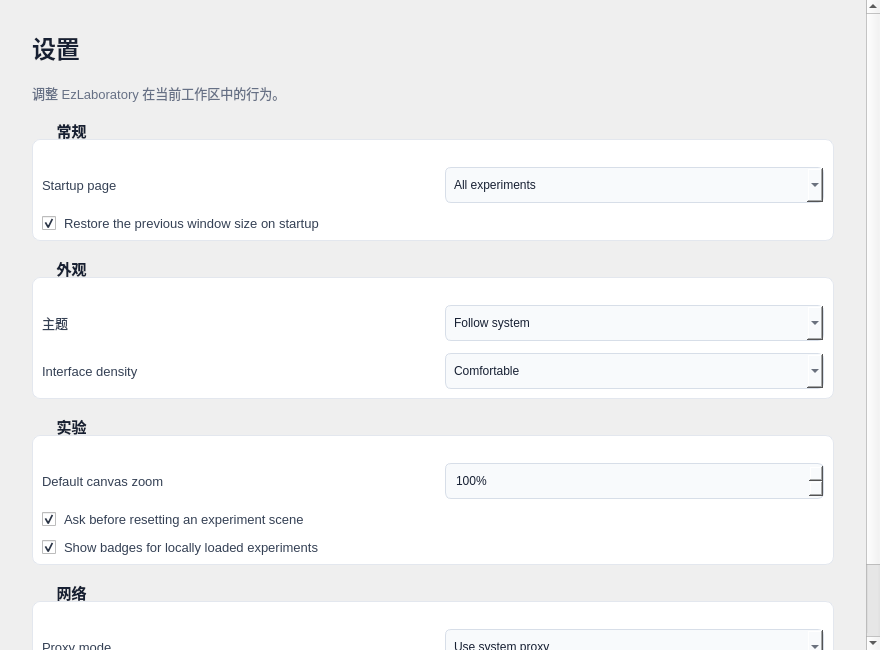
<?xml version="1.0" encoding="UTF-8"?>
<ui version="4.0">
 <class>SettingsPage</class>
 <widget class="QWidget" name="SettingsPage">
  <property name="geometry">
   <rect>
    <x>0</x>
    <y>0</y>
    <width>880</width>
    <height>650</height>
   </rect>
  </property>
  <property name="styleSheet">
   <string notr="true">QWidget#SettingsPage {
    background: #FFFFFF;
}

QLabel#titleLabel {
    color: #172033;
    font-size: 24px;
    font-weight: 700;
}

QLabel#subtitleLabel {
    color: #667085;
    font-size: 13px;
}

QGroupBox {
    background: #FFFFFF;
    border: 1px solid #E3E7EE;
    border-radius: 8px;
    color: #172033;
    font-size: 15px;
    font-weight: 700;
    margin-top: 18px;
    padding-top: 18px;
}

QGroupBox::title {
    subcontrol-origin: margin;
    left: 16px;
    padding: 0 6px;
}

QLabel {
    color: #344054;
    font-size: 13px;
}

QLabel[description=&quot;true&quot;] {
    color: #667085;
    font-size: 12px;
}

QComboBox,
QSpinBox {
    background: #F8FAFC;
    border: 1px solid #D7DEE8;
    border-radius: 6px;
    color: #172033;
    min-height: 30px;
    padding: 2px 8px;
}

QCheckBox {
    color: #344054;
    font-size: 13px;
    spacing: 8px;
}</string>
  </property>
  <layout class="QVBoxLayout" name="rootLayout">
   <property name="spacing">
    <number>0</number>
   </property>
   <property name="leftMargin">
    <number>0</number>
   </property>
   <property name="topMargin">
    <number>0</number>
   </property>
   <property name="rightMargin">
    <number>0</number>
   </property>
   <property name="bottomMargin">
    <number>0</number>
   </property>
   <item>
    <widget class="QScrollArea" name="settingsScrollArea">
     <property name="frameShape">
      <enum>QFrame::Shape::NoFrame</enum>
     </property>
     <property name="horizontalScrollBarPolicy">
      <enum>Qt::ScrollBarPolicy::ScrollBarAlwaysOff</enum>
     </property>
     <property name="widgetResizable">
      <bool>true</bool>
     </property>
     <widget class="QWidget" name="settingsScrollContent">
      <property name="geometry">
       <rect>
        <x>0</x>
        <y>0</y>
        <width>863</width>
        <height>744</height>
       </rect>
      </property>
      <layout class="QVBoxLayout" name="contentLayout">
       <property name="spacing">
        <number>18</number>
       </property>
       <property name="leftMargin">
        <number>32</number>
       </property>
       <property name="topMargin">
        <number>30</number>
       </property>
       <property name="rightMargin">
        <number>32</number>
       </property>
       <property name="bottomMargin">
        <number>32</number>
       </property>
       <item>
        <widget class="QLabel" name="titleLabel">
         <property name="text">
           <string>设置</string>
         </property>
        </widget>
       </item>
       <item>
        <widget class="QLabel" name="subtitleLabel">
         <property name="text">
           <string>调整 EzLaboratory 在当前工作区中的行为。</string>
         </property>
        </widget>
       </item>
       <item>
        <widget class="QGroupBox" name="generalGroupBox">
         <property name="title">
           <string>常规</string>
         </property>
         <layout class="QGridLayout" name="generalLayout">
          <property name="horizontalSpacing">
           <number>24</number>
          </property>
          <property name="verticalSpacing">
           <number>12</number>
          </property>
          <item row="0" column="0">
           <widget class="QLabel" name="startupLabel">
            <property name="text">
             <string>Startup page</string>
            </property>
           </widget>
          </item>
          <item row="0" column="1">
           <widget class="QComboBox" name="startupPageComboBox">
            <item>
             <property name="text">
              <string>All experiments</string>
             </property>
            </item>
            <item>
             <property name="text">
              <string>Last opened experiment</string>
             </property>
            </item>
           </widget>
          </item>
          <item row="1" column="0" colspan="2">
           <widget class="QCheckBox" name="restoreWindowCheckBox">
            <property name="text">
             <string>Restore the previous window size on startup</string>
            </property>
            <property name="checked">
             <bool>true</bool>
            </property>
           </widget>
          </item>
         </layout>
        </widget>
       </item>
       <item>
        <widget class="QGroupBox" name="appearanceGroupBox">
         <property name="title">
           <string>外观</string>
         </property>
         <layout class="QGridLayout" name="appearanceLayout">
          <property name="horizontalSpacing">
           <number>24</number>
          </property>
          <property name="verticalSpacing">
           <number>12</number>
          </property>
          <item row="0" column="0">
           <widget class="QLabel" name="themeLabel">
            <property name="text">
             <string>主题</string>
            </property>
           </widget>
          </item>
          <item row="0" column="1">
           <widget class="QComboBox" name="themeComboBox">
            <item>
             <property name="text">
              <string>Follow system</string>
             </property>
            </item>
            <item>
             <property name="text">
              <string>Light</string>
             </property>
            </item>
            <item>
             <property name="text">
              <string>Dark</string>
             </property>
            </item>
           </widget>
          </item>
          <item row="1" column="0">
           <widget class="QLabel" name="densityLabel">
            <property name="text">
             <string>Interface density</string>
            </property>
           </widget>
          </item>
          <item row="1" column="1">
           <widget class="QComboBox" name="densityComboBox">
            <item>
             <property name="text">
              <string>Comfortable</string>
             </property>
            </item>
            <item>
             <property name="text">
              <string>Compact</string>
             </property>
            </item>
           </widget>
          </item>
         </layout>
        </widget>
       </item>
       <item>
        <widget class="QGroupBox" name="experimentGroupBox">
         <property name="title">
           <string>实验</string>
         </property>
         <layout class="QGridLayout" name="experimentLayout">
          <property name="horizontalSpacing">
           <number>24</number>
          </property>
          <property name="verticalSpacing">
           <number>12</number>
          </property>
          <item row="0" column="0">
           <widget class="QLabel" name="defaultZoomLabel">
            <property name="text">
             <string>Default canvas zoom</string>
            </property>
           </widget>
          </item>
          <item row="0" column="1">
           <widget class="QSpinBox" name="defaultZoomSpinBox">
            <property name="suffix">
             <string>%</string>
            </property>
            <property name="minimum">
             <number>50</number>
            </property>
            <property name="maximum">
             <number>200</number>
            </property>
            <property name="singleStep">
             <number>10</number>
            </property>
            <property name="value">
             <number>100</number>
            </property>
           </widget>
          </item>
          <item row="1" column="0" colspan="2">
           <widget class="QCheckBox" name="confirmResetCheckBox">
            <property name="text">
             <string>Ask before resetting an experiment scene</string>
            </property>
            <property name="checked">
             <bool>true</bool>
            </property>
           </widget>
          </item>
          <item row="2" column="0" colspan="2">
           <widget class="QCheckBox" name="showLocalBadgeCheckBox">
            <property name="text">
             <string>Show badges for locally loaded experiments</string>
            </property>
            <property name="checked">
             <bool>true</bool>
            </property>
           </widget>
          </item>
         </layout>
        </widget>
       </item>
       <item>
        <widget class="QGroupBox" name="networkGroupBox">
         <property name="title">
           <string>网络</string>
         </property>
         <layout class="QGridLayout" name="networkLayout">
          <property name="horizontalSpacing">
           <number>24</number>
          </property>
          <property name="verticalSpacing">
           <number>12</number>
          </property>
          <item row="0" column="0">
           <widget class="QLabel" name="proxyModeLabel">
            <property name="text">
             <string>Proxy mode</string>
            </property>
           </widget>
          </item>
          <item row="0" column="1">
           <widget class="QComboBox" name="proxyModeComboBox">
            <item>
             <property name="text">
              <string>Use system proxy</string>
             </property>
            </item>
            <item>
             <property name="text">
              <string>No proxy</string>
             </property>
            </item>
            <item>
             <property name="text">
              <string>Manual proxy</string>
             </property>
            </item>
           </widget>
          </item>
          <item row="1" column="0" colspan="2">
           <widget class="QCheckBox" name="offlineCacheCheckBox">
            <property name="text">
             <string>Keep remote experiment metadata available offline</string>
            </property>
            <property name="checked">
             <bool>true</bool>
            </property>
           </widget>
          </item>
         </layout>
        </widget>
       </item>
       <item>
        <spacer name="bottomSpacer">
         <property name="orientation">
          <enum>Qt::Orientation::Vertical</enum>
         </property>
         <property name="sizeHint" stdset="0">
          <size>
           <width>20</width>
           <height>40</height>
          </size>
         </property>
        </spacer>
       </item>
      </layout>
     </widget>
    </widget>
   </item>
  </layout>
 </widget>
 <resources/>
 <connections/>
</ui>
